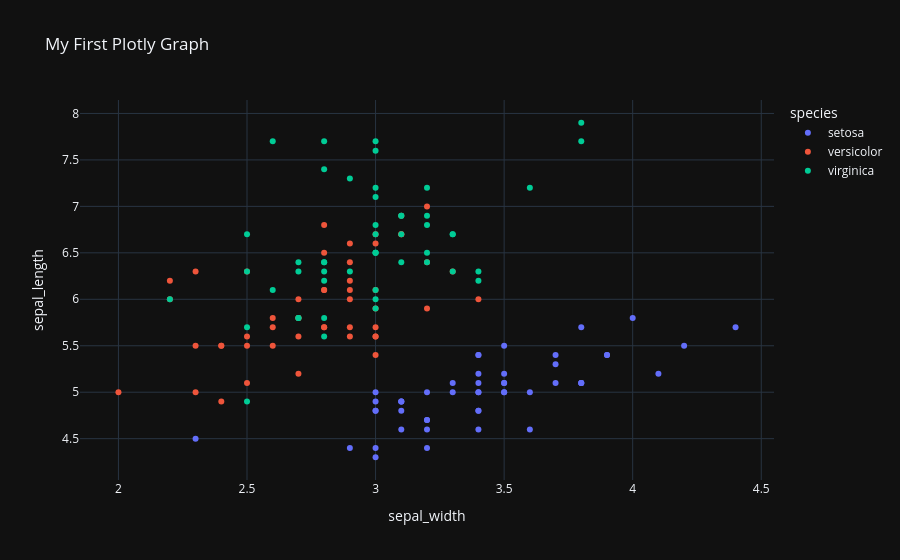

The code cell stored with this chart in its notebook:
### Code cell
fig.update_layout(template="plotly_dark")

### Figure 1 — Plotly figure (JSON) as saved in the notebook; plotly's stock layout.template omitted (floating-point values rounded to 4 significant figures)
{"data": [{"hovertemplate": "species=setosa<br>sepal_width=%{x}<br>sepal_length=%{y}<extra></extra>", "legendgroup": "setosa", "marker": {"color": "#636efa", "symbol": "circle"}, "mode": "markers", "name": "setosa", "orientation": "v", "showlegend": true, "type": "scatter", "x": [3.5, 3.0, 3.2, 3.1, 3.6, 3.9, 3.4, 3.4, 2.9, 3.1, 3.7, 3.4, 3.0, 3.0, 4.0, 4.4, 3.9, 3.5, 3.8, 3.8, 3.4, 3.7, 3.6, 3.3, 3.4, 3.0, 3.4, 3.5, 3.4, 3.2, 3.1, 3.4, 4.1, 4.2, 3.1, 3.2, 3.5, 3.1, 3.0, 3.4, 3.5, 2.3, 3.2, 3.5, 3.8, 3.0, 3.8, 3.2, 3.7, 3.3], "xaxis": "x", "y": [5.1, 4.9, 4.7, 4.6, 5.0, 5.4, 4.6, 5.0, 4.4, 4.9, 5.4, 4.8, 4.8, 4.3, 5.8, 5.7, 5.4, 5.1, 5.7, 5.1, 5.4, 5.1, 4.6, 5.1, 4.8, 5.0, 5.0, 5.2, 5.2, 4.7, 4.8, 5.4, 5.2, 5.5, 4.9, 5.0, 5.5, 4.9, 4.4, 5.1, 5.0, 4.5, 4.4, 5.0, 5.1, 4.8, 5.1, 4.6, 5.3, 5.0], "yaxis": "y"}, {"hovertemplate": "species=versicolor<br>sepal_width=%{x}<br>sepal_length=%{y}<extra></extra>", "legendgroup": "versicolor", "marker": {"color": "#EF553B", "symbol": "circle"}, "mode": "markers", "name": "versicolor", "orientation": "v", "showlegend": true, "type": "scatter", "x": [3.2, 3.2, 3.1, 2.3, 2.8, 2.8, 3.3, 2.4, 2.9, 2.7, 2.0, 3.0, 2.2, 2.9, 2.9, 3.1, 3.0, 2.7, 2.2, 2.5, 3.2, 2.8, 2.5, 2.8, 2.9, 3.0, 2.8, 3.0, 2.9, 2.6, 2.4, 2.4, 2.7, 2.7, 3.0, 3.4, 3.1, 2.3, 3.0, 2.5, 2.6, 3.0, 2.6, 2.3, 2.7, 3.0, 2.9, 2.9, 2.5, 2.8], "xaxis": "x", "y": [7.0, 6.4, 6.9, 5.5, 6.5, 5.7, 6.3, 4.9, 6.6, 5.2, 5.0, 5.9, 6.0, 6.1, 5.6, 6.7, 5.6, 5.8, 6.2, 5.6, 5.9, 6.1, 6.3, 6.1, 6.4, 6.6, 6.8, 6.7, 6.0, 5.7, 5.5, 5.5, 5.8, 6.0, 5.4, 6.0, 6.7, 6.3, 5.6, 5.5, 5.5, 6.1, 5.8, 5.0, 5.6, 5.7, 5.7, 6.2, 5.1, 5.7], "yaxis": "y"}, {"hovertemplate": "species=virginica<br>sepal_width=%{x}<br>sepal_length=%{y}<extra></extra>", "legendgroup": "virginica", "marker": {"color": "#00cc96", "symbol": "circle"}, "mode": "markers", "name": "virginica", "orientation": "v", "showlegend": true, "type": "scatter", "x": [3.3, 2.7, 3.0, 2.9, 3.0, 3.0, 2.5, 2.9, 2.5, 3.6, 3.2, 2.7, 3.0, 2.5, 2.8, 3.2, 3.0, 3.8, 2.6, 2.2, 3.2, 2.8, 2.8, 2.7, 3.3, 3.2, 2.8, 3.0, 2.8, 3.0, 2.8, 3.8, 2.8, 2.8, 2.6, 3.0, 3.4, 3.1, 3.0, 3.1, 3.1, 3.1, 2.7, 3.2, 3.3, 3.0, 2.5, 3.0, 3.4, 3.0], "xaxis": "x", "y": [6.3, 5.8, 7.1, 6.3, 6.5, 7.6, 4.9, 7.3, 6.7, 7.2, 6.5, 6.4, 6.8, 5.7, 5.8, 6.4, 6.5, 7.7, 7.7, 6.0, 6.9, 5.6, 7.7, 6.3, 6.7, 7.2, 6.2, 6.1, 6.4, 7.2, 7.4, 7.9, 6.4, 6.3, 6.1, 7.7, 6.3, 6.4, 6.0, 6.9, 6.7, 6.9, 5.8, 6.8, 6.7, 6.7, 6.3, 6.5, 6.2, 5.9], "yaxis": "y"}], "layout": {"autosize": true, "legend": {"title": {"text": "species"}, "tracegroupgap": 0}, "title": {"text": "My First Plotly Graph"}, "xaxis": {"anchor": "y", "autorange": true, "domain": [0, 1], "range": [1.842, 4.558], "title": {"text": "sepal_width"}, "type": "linear"}, "yaxis": {"anchor": "x", "autorange": true, "domain": [0, 1], "range": [4.003, 8.197], "title": {"text": "sepal_length"}, "type": "linear"}}}
